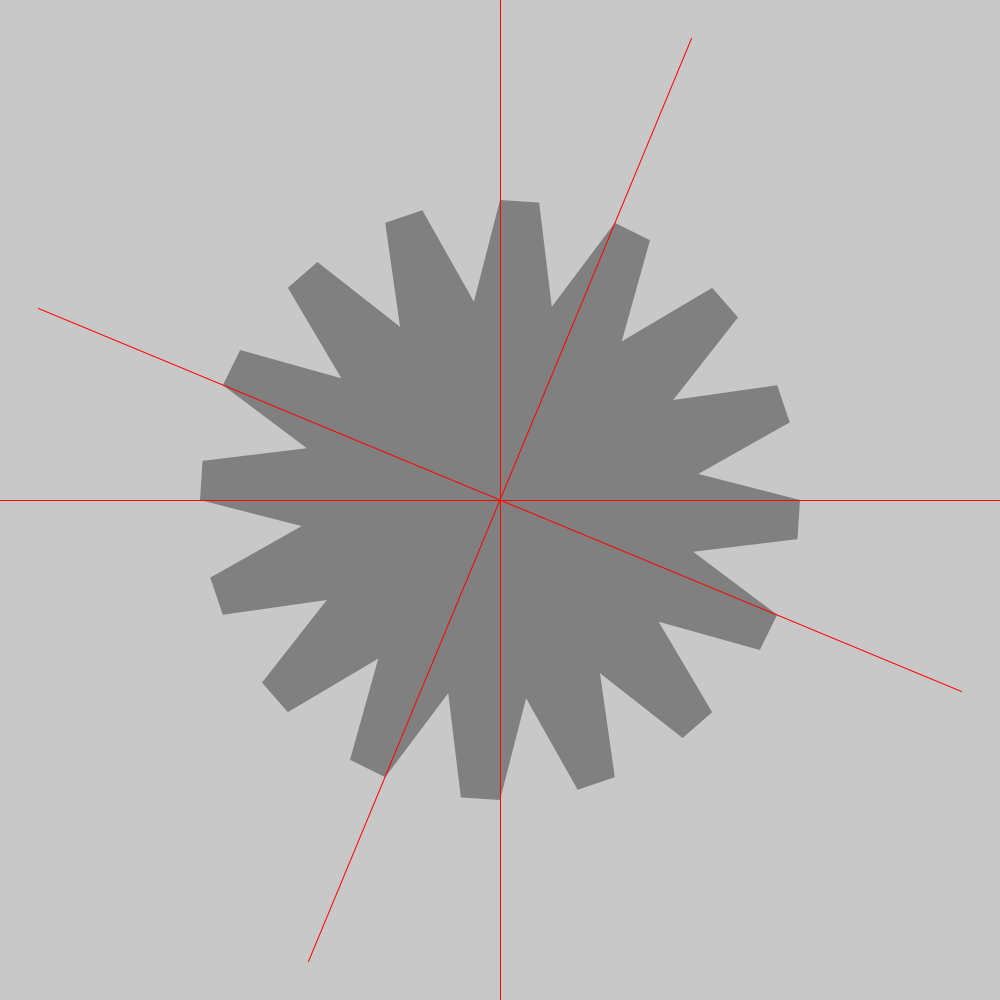
Frame 1 (no input)
Frame 60 (the mouse pressed at the canvas centre just before this capture): identical to frame 1, image omitted
Frame 120 (the mouse held since frame 60 and released just before this capture): identical to frame 1, image omitted

The Processing sketch that drew this single still picture (run headless with seeded random() and noise(); from frame 60 on, the mouse is pressed at the canvas centre):

// Processing sketch: shapes
// ── shapes.pde
int lados = 16;
float tecla;
void setup() {
  size (1000, 1000);
  tecla = millis();
}

void draw() {
  background(200);
  fill (128);
  noStroke();
  
  //poligono ( width / 2, height/2, 300, lados);
  
  //estrella ( width / 2, height/2, 300, 100, lados);
  
  asterisco ( width / 2, height/2, 300, 200, lados);
  
  
 
  pushMatrix();
  translate(width/2, height/2);
  ejes();
  rotate(TAU/lados);
  ejes();
  popMatrix();

  if (keyPressed && millis() > tecla) {
  lados ++;
  tecla = millis() + 500;
  }

}

// ── asterisco.pde
// Es una versión fallida de engranajes
// Habrá que rehacerla

void asterisco (float x, float y, float radA, float radB, float dientes) {
  if (dientes > 2) {
    beginShape();
    float theta = TAU / dientes;
    for (int i = 0; i < dientes; i++) {
      float aX = x + sin(theta * i) * radA;
      float aY = y + cos(theta * i) * radA;
      vertex (aX, aY);
      float bX = x + sin((theta * i) + theta / 3) * radB;
      float bY = y + cos((theta * i) + theta / 3) * radB;
      vertex (bX, bY);
      float cX = x + sin((theta * i) + theta / 3) * radB;
      float cY = y + cos((theta * i) + theta / 3) * radB;
      vertex (cX, cY);
      float dX = x + sin((theta * i) + (theta / 3) * 2) * radA;
      float dY = y + cos((theta * i) + (theta / 3) * 2) * radA;
      vertex (dX, dY);
    }
    endShape(CLOSE);
  }
}

// ── ejes.pde
void ejes() {

  pushMatrix();
  strokeWeight(1);
  stroke(#FF0000);
  line (-height/2, 0, height/2, 0);
  line (0, -height/2, 0, height/2);
  popMatrix();
}

// ── engranaje.pde
void engranaje (float x, float y, float radA, float radB, float dientes) {
  float alfa = TAU / dientes;
  float fondo = (alfa * radB) / 3;
  float cabeza = fondo;
  float offset = (alfa * radA) - cabeza - fondo;
  float alfaCabeza = cabeza / radA;
  float alfaFondo = fondo / radB;
  float alfaOffset = (offset / radA) / 2;
    
  if (dientes > 2) {
    beginShape();
    float theta = TAU / dientes;
    for (int i = 0; i < dientes; i++) {
      float aX = x + sin(theta * i) * radA;
      float aY = y + cos(theta * i) * radA;
      vertex (aX, aY);
      stroke(#FF0000);
      strokeWeight(5);
      point (aX,aY);
      noStroke();
      float bX = x + sin((theta * i) + alfaCabeza) * radA;
      float bY = y + cos((theta * i) + alfaCabeza) * radA;
      vertex (bX, bY);
        stroke(#00FF00);
      strokeWeight(5);
      point (bX,bY);
      noStroke();
      float cX = x + sin((theta * i) + alfaCabeza + alfaOffset) * radB;
      float cY = y + cos((theta * i) + alfaCabeza + alfaOffset) * radB;
      vertex (cX, cY);
      float dX = x + sin((theta * i) + alfaCabeza + alfaOffset + alfaFondo) * radB;
      float dY = y + cos((theta * i) + alfaCabeza + alfaOffset + alfaFondo) * radB;
      vertex (dX, dY);
    }
    endShape(CLOSE);
  }
}

// ── estrella.pde
void estrella (float x, float y, float radA, float radB, float puntas) {
  if (puntas > 2) {
    beginShape();
    float theta = TAU / puntas;
    for (int i = 0; i < puntas; i++) {
      float aX = x + sin(theta * i) * radA;
      float aY = y + cos(theta * i) * radA;
      vertex (aX, aY);
      float bX = x + sin((theta * i) + theta / 2) * radB;
      float bY = y + cos((theta * i) + theta / 2) * radB;
      vertex (bX, bY);
    }
    endShape(CLOSE);
  }
}

// ── poligono.pde
void poligono (float x, float y, float radius, float sides) {
  if (sides > 2) {
    beginShape();
    float theta = TAU / sides;
    for (int i = 0; i < sides; i++) {
      float vX = x + sin(theta * i) * radius;
      float vY = y + cos(theta * i) * radius;
      vertex (vX, vY);
    }
    endShape(CLOSE);
  }
}
